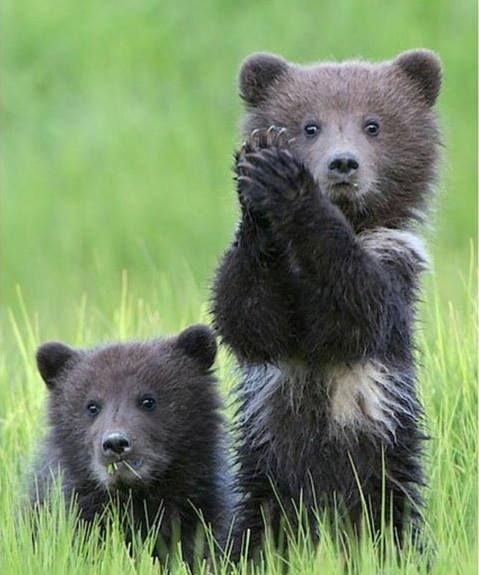
#> input picture tutorial3/babybears.jpg, 479 x 575 px
$ python drawingOnPics.py
#> lines starting #> are read from the running program, lines starting #| are printed output that depends on the picture
import cv2
import numpy as np

image = cv2.imread("babybears.jpg")
#> image is the input picture: shape (575, 479, 3); mean B, G, R 100.2, 138.8, 117.2
shape = image.shape  # get the shape of the image
#> shape = (575, 479, 3)
print(shape)         # print dem
#| (575, 479, 3)
blue = (255, 0, 0)
red = (0, 0, 255)
green = (0, 255, 0)
cv2.line(image, (94, 408), (320, 120), blue, thickness=5)
cv2.circle(image, (250, 250), 50, red, -1)
cv2.rectangle(image, (50, 50,), (150, 150), green, -1)
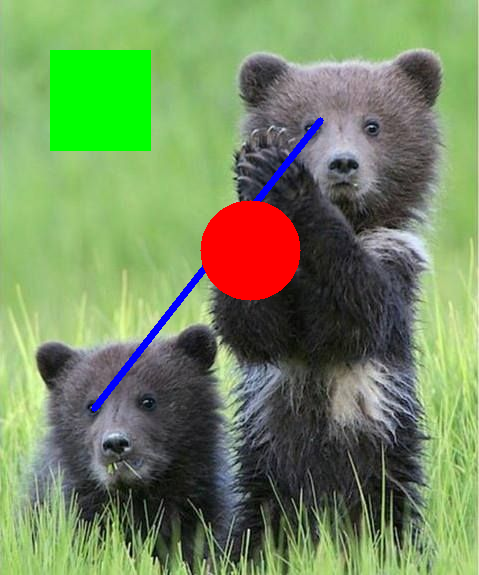
#> image: shape (575, 479, 3); mean B, G, R 95, 138.1, 116.3

cv2.imshow("Baby bears", image)
cv2.waitKey(0)
cv2.destroyAllWindows()
